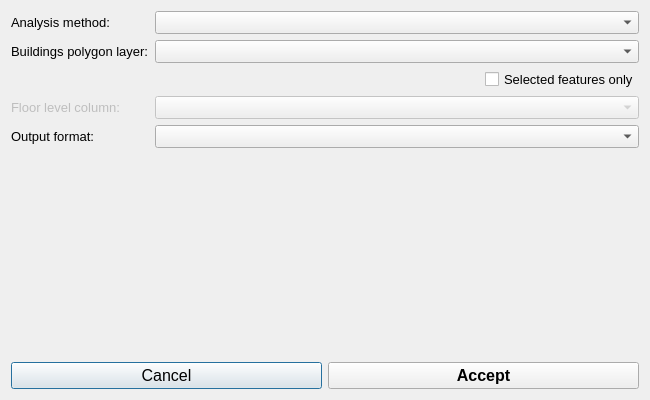
<?xml version="1.0" encoding="UTF-8"?>
<ui version="4.0">
 <class>Dialog</class>
 <widget class="QDialog" name="Dialog">
  <property name="geometry">
   <rect>
    <x>0</x>
    <y>0</y>
    <width>650</width>
    <height>400</height>
   </rect>
  </property>
  <property name="font">
   <font>
    <family>Segoe UI</family>
    <pointsize>10</pointsize>
   </font>
  </property>
  <property name="windowTitle">
   <string>Analyse flood risk for buildings</string>
  </property>
  <layout class="QGridLayout" name="gridLayout">
   <item row="0" column="0">
    <widget class="QLabel" name="label_2">
     <property name="text">
      <string>Analysis method:</string>
     </property>
    </widget>
   </item>
   <item row="1" column="0">
    <widget class="QLabel" name="label">
     <property name="font">
      <font>
       <family>Segoe UI</family>
       <pointsize>10</pointsize>
      </font>
     </property>
     <property name="text">
      <string>Buildings polygon layer:</string>
     </property>
    </widget>
   </item>
   <item row="1" column="1">
    <widget class="QgsMapLayerComboBox" name="buildings_layer_cbo"/>
   </item>
   <item row="5" column="1">
    <widget class="QComboBox" name="output_format_cbo"/>
   </item>
   <item row="6" column="0">
    <spacer name="verticalSpacer">
     <property name="orientation">
      <enum>Qt::Vertical</enum>
     </property>
     <property name="sizeHint" stdset="0">
      <size>
       <width>20</width>
       <height>40</height>
      </size>
     </property>
    </spacer>
   </item>
   <item row="4" column="1">
    <widget class="QgsFieldComboBox" name="floor_level_field_cbo">
     <property name="enabled">
      <bool>false</bool>
     </property>
    </widget>
   </item>
   <item row="5" column="0">
    <widget class="QLabel" name="label_3">
     <property name="text">
      <string>Output format:</string>
     </property>
    </widget>
   </item>
   <item row="0" column="1">
    <widget class="QComboBox" name="method_cbo"/>
   </item>
   <item row="2" column="1">
    <layout class="QHBoxLayout" name="horizontalLayout">
     <property name="bottomMargin">
      <number>0</number>
     </property>
     <item>
      <spacer name="horizontalSpacer">
       <property name="orientation">
        <enum>Qt::Horizontal</enum>
       </property>
       <property name="sizeHint" stdset="0">
        <size>
         <width>40</width>
         <height>20</height>
        </size>
       </property>
      </spacer>
     </item>
     <item>
      <widget class="QCheckBox" name="selected_buildings_cb">
       <property name="layoutDirection">
        <enum>Qt::LeftToRight</enum>
       </property>
       <property name="text">
        <string>Selected features only</string>
       </property>
      </widget>
     </item>
    </layout>
   </item>
   <item row="4" column="0">
    <widget class="QLabel" name="floor_level_label">
     <property name="enabled">
      <bool>false</bool>
     </property>
     <property name="font">
      <font>
       <family>Segoe UI</family>
       <pointsize>10</pointsize>
      </font>
     </property>
     <property name="text">
      <string>Floor level column:</string>
     </property>
    </widget>
   </item>
   <item row="7" column="0" colspan="2">
    <layout class="QHBoxLayout" name="horizontalLayout_2">
     <property name="bottomMargin">
      <number>0</number>
     </property>
     <item>
      <widget class="QPushButton" name="cancel_pb">
       <property name="font">
        <font>
         <family>Segoe UI</family>
         <pointsize>12</pointsize>
        </font>
       </property>
       <property name="text">
        <string>Cancel</string>
       </property>
      </widget>
     </item>
     <item>
      <widget class="QPushButton" name="accept_pb">
       <property name="enabled">
        <bool>true</bool>
       </property>
       <property name="font">
        <font>
         <family>Segoe UI</family>
         <pointsize>12</pointsize>
         <weight>75</weight>
         <bold>true</bold>
        </font>
       </property>
       <property name="text">
        <string>Accept</string>
       </property>
      </widget>
     </item>
    </layout>
   </item>
  </layout>
 </widget>
 <customwidgets>
  <customwidget>
   <class>QgsFieldComboBox</class>
   <extends>QComboBox</extends>
   <header>qgsfieldcombobox.h</header>
  </customwidget>
  <customwidget>
   <class>QgsMapLayerComboBox</class>
   <extends>QComboBox</extends>
   <header>qgsmaplayercombobox.h</header>
  </customwidget>
 </customwidgets>
 <resources/>
 <connections/>
</ui>
